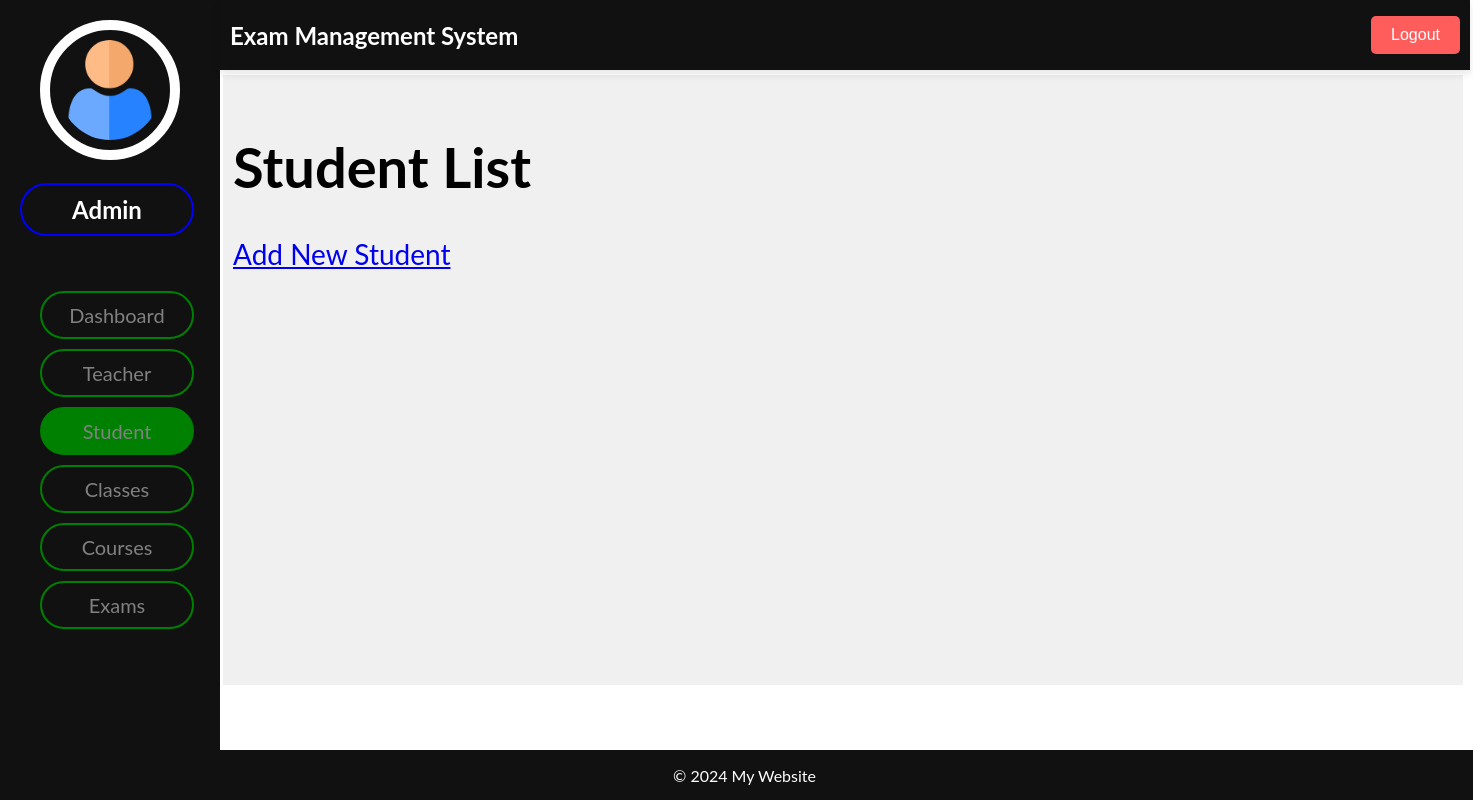
The app's page /adminpanel/students/all, older data.
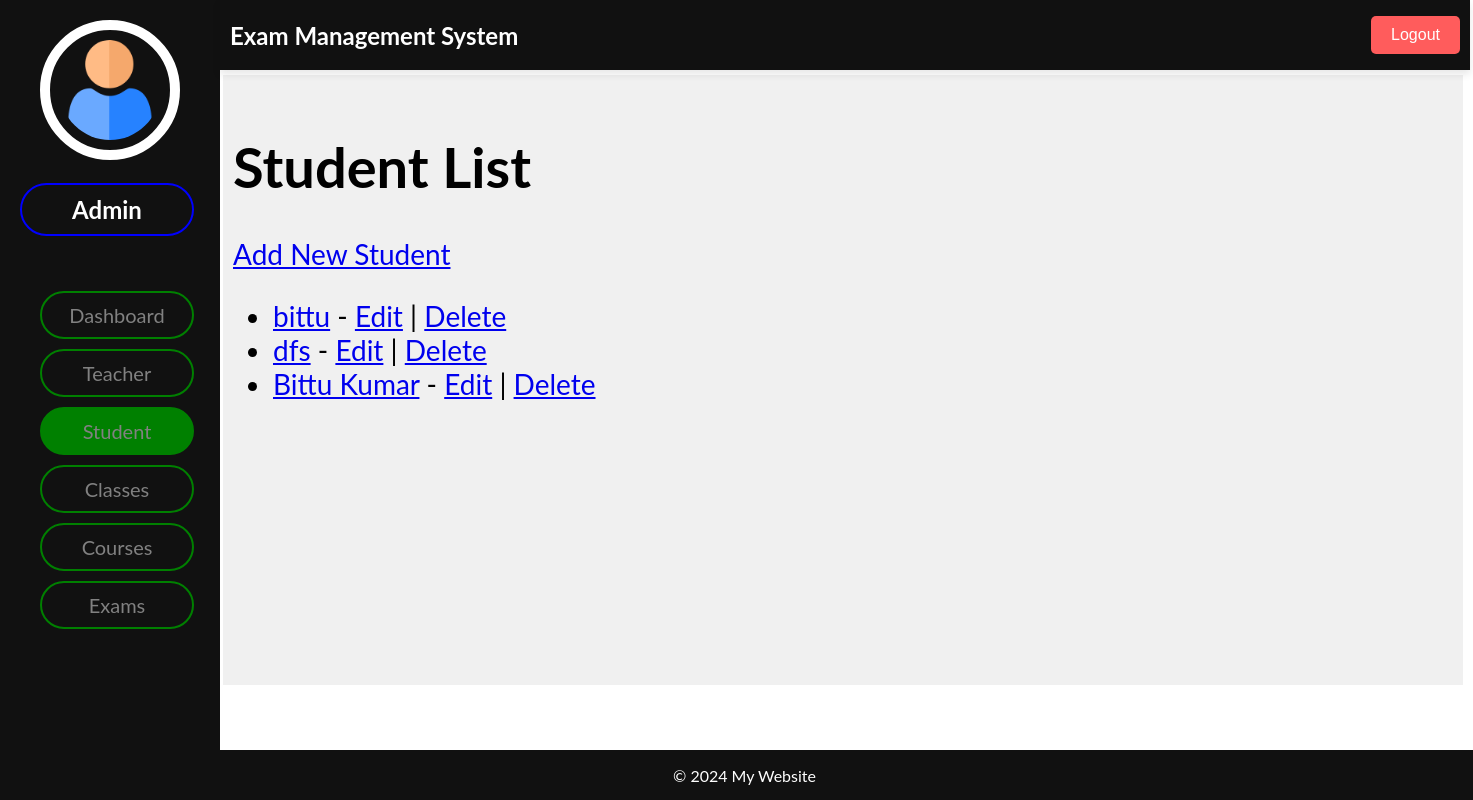
The same page, newer data.
### admin_panel/models.py (models this page shows, shortened)
class Student(models.Model):
    student_id = models.AutoField(primary_key=True)
    name = models.CharField(max_length=100)
    registration_no = models.CharField(max_length=50)
    email = models.EmailField()
    phone = models.CharField(max_length=15)

### admin_panel/views.py (the view)
# urls.py: path('students/all', views.student_list, name='student_list'),
def student_list(request):
    students = Student.objects.all()
    return render(request, 'students/student_list.html', {'students': students})

### admin_panel/templates/students/student_list.html (shortened to what this page needs)
{% extends "dashboard/index.html" %}
{% block header %}
    {% include "dashboard/header.html" %}
{% endblock header %}
{% block sidenav %}
    {% include "students/sidenav.html" %}
{% endblock sidenav %}
{% block main %}
    <h1>Student List</h1>
    <a href="{% url 'student_create' %}">Add New Student</a>
    <ul>
        {% for student in students %}
            <li>
                <a href="{% url 'student_detail' student.pk %}">{{ student.name }}</a> -
                <a href="{% url 'student_update' student.pk %}">Edit</a> |
                <a href="{% url 'student_delete' student.pk %}">Delete</a>
            </li>
        {% endfor %}
    </ul>
{% endblock main %}
{% block footer %}
    {% include "dashboard/footer.html" %}
{% endblock footer %}

Row changes from the older to the newer data that the page shows:
added Student: name "bittu"
added Student: name "dfs"
added Student: name "Bittu Kumar"
